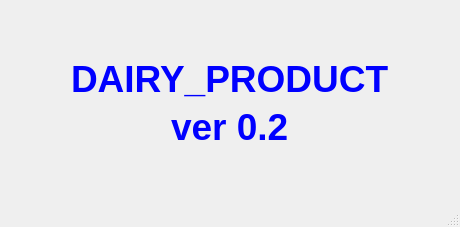
<?xml version="1.0" encoding="UTF-8"?>
<ui version="4.0">
 <class>StartWindow</class>
 <widget class="QMainWindow" name="StartWindow">
  <property name="geometry">
   <rect>
    <x>0</x>
    <y>0</y>
    <width>460</width>
    <height>227</height>
   </rect>
  </property>
  <property name="palette">
   <palette>
    <active>
     <colorrole role="WindowText">
      <brush brushstyle="SolidPattern">
       <color alpha="255">
        <red>0</red>
        <green>0</green>
        <blue>255</blue>
       </color>
      </brush>
     </colorrole>
     <colorrole role="Text">
      <brush brushstyle="SolidPattern">
       <color alpha="255">
        <red>0</red>
        <green>0</green>
        <blue>255</blue>
       </color>
      </brush>
     </colorrole>
     <colorrole role="PlaceholderText">
      <brush brushstyle="SolidPattern">
       <color alpha="128">
        <red>0</red>
        <green>0</green>
        <blue>255</blue>
       </color>
      </brush>
     </colorrole>
    </active>
    <inactive>
     <colorrole role="WindowText">
      <brush brushstyle="SolidPattern">
       <color alpha="255">
        <red>0</red>
        <green>0</green>
        <blue>255</blue>
       </color>
      </brush>
     </colorrole>
     <colorrole role="Text">
      <brush brushstyle="SolidPattern">
       <color alpha="255">
        <red>0</red>
        <green>0</green>
        <blue>255</blue>
       </color>
      </brush>
     </colorrole>
     <colorrole role="PlaceholderText">
      <brush brushstyle="SolidPattern">
       <color alpha="128">
        <red>0</red>
        <green>0</green>
        <blue>255</blue>
       </color>
      </brush>
     </colorrole>
    </inactive>
    <disabled>
     <colorrole role="WindowText">
      <brush brushstyle="SolidPattern">
       <color alpha="255">
        <red>120</red>
        <green>120</green>
        <blue>120</blue>
       </color>
      </brush>
     </colorrole>
     <colorrole role="Text">
      <brush brushstyle="SolidPattern">
       <color alpha="255">
        <red>120</red>
        <green>120</green>
        <blue>120</blue>
       </color>
      </brush>
     </colorrole>
     <colorrole role="PlaceholderText">
      <brush brushstyle="SolidPattern">
       <color alpha="128">
        <red>0</red>
        <green>0</green>
        <blue>0</blue>
       </color>
      </brush>
     </colorrole>
    </disabled>
   </palette>
  </property>
  <property name="windowTitle">
   <string>StartWindow</string>
  </property>
  <widget class="QWidget" name="centralwidget">
   <layout class="QGridLayout" name="gridLayout_2">
    <item row="1" column="2">
     <spacer name="horizontalSpacer_4">
      <property name="orientation">
       <enum>Qt::Horizontal</enum>
      </property>
      <property name="sizeHint" stdset="0">
       <size>
        <width>40</width>
        <height>20</height>
       </size>
      </property>
     </spacer>
    </item>
    <item row="0" column="1">
     <spacer name="verticalSpacer">
      <property name="orientation">
       <enum>Qt::Vertical</enum>
      </property>
      <property name="sizeHint" stdset="0">
       <size>
        <width>20</width>
        <height>40</height>
       </size>
      </property>
     </spacer>
    </item>
    <item row="1" column="1">
     <layout class="QGridLayout" name="gridLayout">
      <item row="0" column="0" colspan="3">
       <widget class="QLabel" name="label">
        <property name="font">
         <font>
          <family>Arial</family>
          <pointsize>28</pointsize>
          <weight>75</weight>
          <bold>true</bold>
         </font>
        </property>
        <property name="text">
         <string>DAIRY_PRODUCT</string>
        </property>
       </widget>
      </item>
      <item row="1" column="0">
       <spacer name="horizontalSpacer">
        <property name="orientation">
         <enum>Qt::Horizontal</enum>
        </property>
        <property name="sizeHint" stdset="0">
         <size>
          <width>40</width>
          <height>20</height>
         </size>
        </property>
       </spacer>
      </item>
      <item row="1" column="1">
       <widget class="QLabel" name="label_2">
        <property name="font">
         <font>
          <family>Arial</family>
          <pointsize>28</pointsize>
          <weight>75</weight>
          <bold>true</bold>
         </font>
        </property>
        <property name="text">
         <string>ver 0.2</string>
        </property>
       </widget>
      </item>
      <item row="1" column="2">
       <spacer name="horizontalSpacer_2">
        <property name="orientation">
         <enum>Qt::Horizontal</enum>
        </property>
        <property name="sizeHint" stdset="0">
         <size>
          <width>40</width>
          <height>20</height>
         </size>
        </property>
       </spacer>
      </item>
     </layout>
    </item>
    <item row="1" column="0">
     <spacer name="horizontalSpacer_3">
      <property name="orientation">
       <enum>Qt::Horizontal</enum>
      </property>
      <property name="sizeHint" stdset="0">
       <size>
        <width>44</width>
        <height>20</height>
       </size>
      </property>
     </spacer>
    </item>
    <item row="2" column="1">
     <spacer name="verticalSpacer_2">
      <property name="orientation">
       <enum>Qt::Vertical</enum>
      </property>
      <property name="sizeHint" stdset="0">
       <size>
        <width>20</width>
        <height>40</height>
       </size>
      </property>
     </spacer>
    </item>
   </layout>
  </widget>
  <widget class="QMenuBar" name="menubar">
   <property name="geometry">
    <rect>
     <x>0</x>
     <y>0</y>
     <width>460</width>
     <height>21</height>
    </rect>
   </property>
  </widget>
  <widget class="QStatusBar" name="statusbar"/>
 </widget>
 <resources/>
 <connections/>
</ui>
